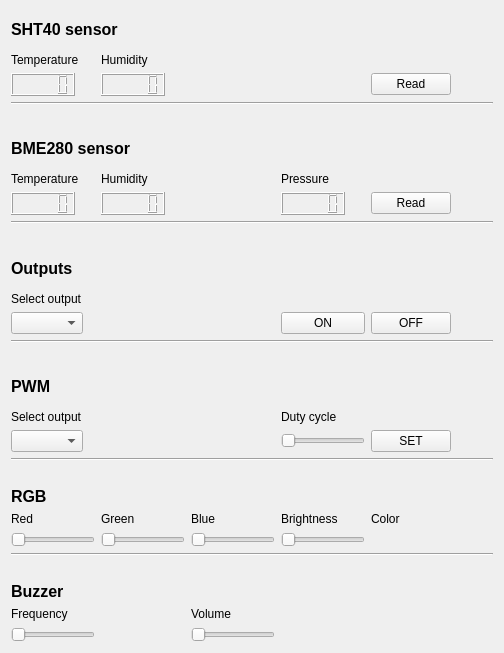
        <widget class="QWidget" name="scrollAreaWidgetContents_2">
         <property name="geometry">
          <rect>
           <x>0</x>
           <y>0</y>
           <width>504</width>
           <height>653</height>
          </rect>
         </property>
         <layout class="QGridLayout" name="gridLayout_8">
          <item row="13" column="4">
           <widget class="QPushButton" name="output_off_button_2">
            <property name="text">
             <string>OFF</string>
            </property>
           </widget>
          </item>
          <item row="14" column="0" colspan="6">
           <widget class="Line" name="line_10">
            <property name="orientation">
             <enum>Qt::Orientation::Horizontal</enum>
            </property>
           </widget>
          </item>
          <item row="11" column="0">
           <widget class="QLabel" name="outputs_label_2">
            <property name="font">
             <font>
              <pointsize>12</pointsize>
              <bold>true</bold>
             </font>
            </property>
            <property name="text">
             <string>Outputs</string>
            </property>
           </widget>
          </item>
          <item row="27" column="2">
           <widget class="QLabel" name="volume_label_2">
            <property name="sizePolicy">
             <sizepolicy hsizetype="Fixed" vsizetype="Fixed">
              <horstretch>0</horstretch>
              <verstretch>0</verstretch>
             </sizepolicy>
            </property>
            <property name="text">
             <string>Volume</string>
            </property>
           </widget>
          </item>
          <item row="18" column="4">
           <widget class="QPushButton" name="set_pwm_button_2">
            <property name="text">
             <string>SET</string>
            </property>
           </widget>
          </item>
          <item row="17" column="3">
           <widget class="QLabel" name="duty_cycle_label_2">
            <property name="sizePolicy">
             <sizepolicy hsizetype="Fixed" vsizetype="Fixed">
              <horstretch>0</horstretch>
              <verstretch>0</verstretch>
             </sizepolicy>
            </property>
            <property name="text">
             <string>Duty cycle</string>
            </property>
           </widget>
          </item>
          <item row="21" column="0">
           <widget class="QLabel" name="rgb_label_2">
            <property name="sizePolicy">
             <sizepolicy hsizetype="Fixed" vsizetype="Fixed">
              <horstretch>0</horstretch>
              <verstretch>0</verstretch>
             </sizepolicy>
            </property>
            <property name="font">
             <font>
              <pointsize>12</pointsize>
              <bold>true</bold>
             </font>
            </property>
            <property name="text">
             <string>RGB</string>
            </property>
           </widget>
          </item>
          <item row="2" column="4">
           <widget class="QPushButton" name="read_sht_button_2">
            <property name="text">
             <string>Read</string>
            </property>
           </widget>
          </item>
          <item row="18" column="3">
           <widget class="QSlider" name="set_duty_cycle_slider_2">
            <property name="sizePolicy">
             <sizepolicy hsizetype="Fixed" vsizetype="Fixed">
              <horstretch>0</horstretch>
              <verstretch>0</verstretch>
             </sizepolicy>
            </property>
            <property name="orientation">
             <enum>Qt::Orientation::Horizontal</enum>
            </property>
           </widget>
          </item>
          <item row="13" column="0">
           <widget class="QComboBox" name="select_output_box_2">
            <property name="sizePolicy">
             <sizepolicy hsizetype="Fixed" vsizetype="Fixed">
              <horstretch>0</horstretch>
              <verstretch>0</verstretch>
             </sizepolicy>
            </property>
           </widget>
          </item>
          <item row="15" column="0" colspan="6">
           <spacer name="horizontalSpacer_12">
            <property name="orientation">
             <enum>Qt::Orientation::Horizontal</enum>
            </property>
            <property name="sizeHint" stdset="0">
             <size>
              <width>526</width>
              <height>20</height>
             </size>
            </property>
           </spacer>
          </item>
          <item row="7" column="0">
           <widget class="QLCDNumber" name="bme_temperature_2">
            <property name="sizePolicy">
             <sizepolicy hsizetype="Fixed" vsizetype="Fixed">
              <horstretch>0</horstretch>
              <verstretch>0</verstretch>
             </sizepolicy>
            </property>
           </widget>
          </item>
          <item row="1" column="1" colspan="2">
           <widget class="QLabel" name="sht_humidity_label_2">
            <property name="sizePolicy">
             <sizepolicy hsizetype="Fixed" vsizetype="Fixed">
              <horstretch>0</horstretch>
              <verstretch>0</verstretch>
             </sizepolicy>
            </property>
            <property name="text">
             <string>Humidity</string>
            </property>
           </widget>
          </item>
          <item row="25" column="0" colspan="6">
           <spacer name="horizontalSpacer_13">
            <property name="orientation">
             <enum>Qt::Orientation::Horizontal</enum>
            </property>
            <property name="sizeHint" stdset="0">
             <size>
              <width>476</width>
              <height>20</height>
             </size>
            </property>
           </spacer>
          </item>
          <item row="9" column="0" colspan="6">
           <widget class="Line" name="line_11">
            <property name="orientation">
             <enum>Qt::Orientation::Horizontal</enum>
            </property>
           </widget>
          </item>
          <item row="23" column="4">
           <widget class="QLabel" name="current_color_2">
            <property name="text">
             <string/>
            </property>
           </widget>
          </item>
          <item row="6" column="1">
           <widget class="QLabel" name="bme_humidity_label_2">
            <property name="sizePolicy">
             <sizepolicy hsizetype="Fixed" vsizetype="Fixed">
              <horstretch>0</horstretch>
              <verstretch>0</verstretch>
             </sizepolicy>
            </property>
            <property name="text">
             <string>Humidity</string>
            </property>
           </widget>
          </item>
          <item row="22" column="0">
           <widget class="QLabel" name="red_label_2">
            <property name="sizePolicy">
             <sizepolicy hsizetype="Fixed" vsizetype="Fixed">
              <horstretch>0</horstretch>
              <verstretch>0</verstretch>
             </sizepolicy>
            </property>
            <property name="text">
             <string>Red</string>
            </property>
           </widget>
          </item>
          <item row="22" column="1">
           <widget class="QLabel" name="green_label_2">
            <property name="sizePolicy">
             <sizepolicy hsizetype="Fixed" vsizetype="Fixed">
              <horstretch>0</horstretch>
              <verstretch>0</verstretch>
             </sizepolicy>
            </property>
            <property name="text">
             <string>Green</string>
            </property>
           </widget>
          </item>
          <item row="12" column="0">
           <widget class="QLabel" name="output_select_label_2">
            <property name="sizePolicy">
             <sizepolicy hsizetype="Fixed" vsizetype="Fixed">
              <horstretch>0</horstretch>
              <verstretch>0</verstretch>
             </sizepolicy>
            </property>
            <property name="text">
             <string>Select output</string>
            </property>
           </widget>
          </item>
          <item row="19" column="0" colspan="6">
           <widget class="Line" name="line_12">
            <property name="orientation">
             <enum>Qt::Orientation::Horizontal</enum>
            </property>
           </widget>
          </item>
          <item row="18" column="0">
           <widget class="QComboBox" name="select_pwm_box_2">
            <property name="sizePolicy">
             <sizepolicy hsizetype="Fixed" vsizetype="Fixed">
              <horstretch>0</horstretch>
              <verstretch>0</verstretch>
             </sizepolicy>
            </property>
           </widget>
          </item>
          <item row="28" column="2">
           <widget class="QSlider" name="set_volume_slider_2">
            <property name="sizePolicy">
             <sizepolicy hsizetype="Fixed" vsizetype="Fixed">
              <horstretch>0</horstretch>
              <verstretch>0</verstretch>
             </sizepolicy>
            </property>
            <property name="orientation">
             <enum>Qt::Orientation::Horizontal</enum>
            </property>
           </widget>
          </item>
          <item row="3" column="0" colspan="6">
           <widget class="Line" name="line_13">
            <property name="orientation">
             <enum>Qt::Orientation::Horizontal</enum>
            </property>
           </widget>
          </item>
          <item row="10" column="0" colspan="6">
           <spacer name="horizontalSpacer_4">
            <property name="orientation">
             <enum>Qt::Orientation::Horizontal</enum>
            </property>
            <property name="sizeHint" stdset="0">
             <size>
              <width>337</width>
              <height>20</height>
             </size>
            </property>
           </spacer>
          </item>
          <item row="27" column="0">
           <widget class="QLabel" name="frequency_label_2">
            <property name="sizePolicy">
             <sizepolicy hsizetype="Fixed" vsizetype="Fixed">
              <horstretch>0</horstretch>
              <verstretch>0</verstretch>
             </sizepolicy>
            </property>
            <property name="text">
             <string>Frequency</string>
            </property>
           </widget>
          </item>
          <item row="5" column="0" colspan="2">
           <widget class="QLabel" name="bme_label_2">
            <property name="font">
             <font>
              <pointsize>12</pointsize>
              <bold>true</bold>
             </font>
            </property>
            <property name="text">
             <string>BME280 sensor</string>
            </property>
           </widget>
          </item>
          <item row="6" column="0">
           <widget class="QLabel" name="bme_temperature_label_2">
            <property name="sizePolicy">
             <sizepolicy hsizetype="Fixed" vsizetype="Fixed">
              <horstretch>0</horstretch>
              <verstretch>0</verstretch>
             </sizepolicy>
            </property>
            <property name="text">
             <string>Temperature</string>
            </property>
           </widget>
          </item>
          <item row="2" column="0">
           <widget class="QLCDNumber" name="sht_temperature_2">
            <property name="sizePolicy">
             <sizepolicy hsizetype="Fixed" vsizetype="Fixed">
              <horstretch>0</horstretch>
              <verstretch>0</verstretch>
             </sizepolicy>
            </property>
            <property name="styleSheet">
             <string notr="true"/>
            </property>
           </widget>
          </item>
          <item row="23" column="0">
           <widget class="QSlider" name="set_red_slider_2">
            <property name="sizePolicy">
             <sizepolicy hsizetype="Fixed" vsizetype="Fixed">
              <horstretch>0</horstretch>
              <verstretch>0</verstretch>
             </sizepolicy>
            </property>
            <property name="orientation">
             <enum>Qt::Orientation::Horizontal</enum>
            </property>
           </widget>
          </item>
          <item row="28" column="0">
           <widget class="QSlider" name="set_frequency_slider_2">
            <property name="sizePolicy">
             <sizepolicy hsizetype="Fixed" vsizetype="Fixed">
              <horstretch>0</horstretch>
              <verstretch>0</verstretch>
             </sizepolicy>
            </property>
            <property name="orientation">
             <enum>Qt::Orientation::Horizontal</enum>
            </property>
           </widget>
          </item>
          <item row="23" column="2">
           <widget class="QSlider" name="set_blue_slider_2">
            <property name="sizePolicy">
             <sizepolicy hsizetype="Fixed" vsizetype="Fixed">
              <horstretch>0</horstretch>
              <verstretch>0</verstretch>
             </sizepolicy>
            </property>
            <property name="orientation">
             <enum>Qt::Orientation::Horizontal</enum>
            </property>
           </widget>
          </item>
          <item row="2" column="1" colspan="2">
           <widget class="QLCDNumber" name="sht_humidity_2">
            <property name="sizePolicy">
             <sizepolicy hsizetype="Fixed" vsizetype="Fixed">
              <horstretch>0</horstretch>
              <verstretch>0</verstretch>
             </sizepolicy>
            </property>
           </widget>
          </item>
          <item row="23" column="1">
           <widget class="QSlider" name="set_green_slider_2">
            <property name="sizePolicy">
             <sizepolicy hsizetype="Fixed" vsizetype="Fixed">
              <horstretch>0</horstretch>
              <verstretch>0</verstretch>
             </sizepolicy>
            </property>
            <property name="orientation">
             <enum>Qt::Orientation::Horizontal</enum>
            </property>
           </widget>
          </item>
          <item row="17" column="0">
           <widget class="QLabel" name="pwm_select_label_2">
            <property name="text">
             <string>Select output</string>
            </property>
           </widget>
          </item>
          <item row="24" column="0" colspan="6">
           <widget class="Line" name="line_14">
            <property name="orientation">
             <enum>Qt::Orientation::Horizontal</enum>
            </property>
           </widget>
          </item>
          <item row="13" column="3">
           <widget class="QPushButton" name="output_on_button_2">
            <property name="text">
             <string>ON</string>
            </property>
           </widget>
          </item>
          <item row="20" column="0" colspan="6">
           <spacer name="horizontalSpacer_14">
            <property name="orientation">
             <enum>Qt::Orientation::Horizontal</enum>
            </property>
            <property name="sizeHint" stdset="0">
             <size>
              <width>526</width>
              <height>20</height>
             </size>
            </property>
           </spacer>
          </item>
          <item row="22" column="2">
           <widget class="QLabel" name="blue_label_2">
            <property name="sizePolicy">
             <sizepolicy hsizetype="Fixed" vsizetype="Fixed">
              <horstretch>0</horstretch>
              <verstretch>0</verstretch>
             </sizepolicy>
            </property>
            <property name="text">
             <string>Blue</string>
            </property>
           </widget>
          </item>
          <item row="22" column="4">
           <widget class="QLabel" name="color_label_2">
            <property name="sizePolicy">
             <sizepolicy hsizetype="Fixed" vsizetype="Fixed">
              <horstretch>0</horstretch>
              <verstretch>0</verstretch>
             </sizepolicy>
            </property>
            <property name="text">
             <string>Color</string>
            </property>
           </widget>
          </item>
          <item row="16" column="0">
           <widget class="QLabel" name="pwm_label_2">
            <property name="font">
             <font>
              <pointsize>12</pointsize>
              <bold>true</bold>
             </font>
            </property>
            <property name="text">
             <string>PWM</string>
            </property>
           </widget>
          </item>
          <item row="0" column="0" colspan="2">
           <widget class="QLabel" name="sht_label_2">
            <property name="font">
             <font>
              <pointsize>12</pointsize>
              <bold>true</bold>
             </font>
            </property>
            <property name="text">
             <string>SHT40 sensor</string>
            </property>
           </widget>
          </item>
          <item row="6" column="3">
           <widget class="QLabel" name="bme_pressure_label_2">
            <property name="sizePolicy">
             <sizepolicy hsizetype="Fixed" vsizetype="Fixed">
              <horstretch>0</horstretch>
              <verstretch>0</verstretch>
             </sizepolicy>
            </property>
            <property name="text">
             <string>Pressure</string>
            </property>
           </widget>
          </item>
          <item row="26" column="0">
           <widget class="QLabel" name="buzzer_label_2">
            <property name="sizePolicy">
             <sizepolicy hsizetype="Fixed" vsizetype="Fixed">
              <horstretch>0</horstretch>
              <verstretch>0</verstretch>
             </sizepolicy>
            </property>
            <property name="font">
             <font>
              <pointsize>12</pointsize>
              <bold>true</bold>
             </font>
            </property>
            <property name="text">
             <string>Buzzer</string>
            </property>
           </widget>
          </item>
          <item row="23" column="3">
           <widget class="QSlider" name="set_brightness_slider_2">
            <property name="sizePolicy">
             <sizepolicy hsizetype="Fixed" vsizetype="Fixed">
              <horstretch>0</horstretch>
              <verstretch>0</verstretch>
             </sizepolicy>
            </property>
            <property name="orientation">
             <enum>Qt::Orientation::Horizontal</enum>
            </property>
           </widget>
          </item>
          <item row="7" column="4">
           <widget class="QPushButton" name="read_bme_button_2">
            <property name="text">
             <string>Read</string>
            </property>
           </widget>
          </item>
          <item row="22" column="3">
           <widget class="QLabel" name="brightness_label_2">
            <property name="sizePolicy">
             <sizepolicy hsizetype="Fixed" vsizetype="Fixed">
              <horstretch>0</horstretch>
              <verstretch>0</verstretch>
             </sizepolicy>
            </property>
            <property name="text">
             <string>Brightness</string>
            </property>
           </widget>
          </item>
          <item row="4" column="0" colspan="6">
           <spacer name="horizontalSpacer_7">
            <property name="orientation">
             <enum>Qt::Orientation::Horizontal</enum>
            </property>
            <property name="sizeHint" stdset="0">
             <size>
              <width>520</width>
              <height>20</height>
             </size>
            </property>
           </spacer>
          </item>
          <item row="7" column="1" colspan="2">
           <widget class="QLCDNumber" name="bme_humidity_2">
            <property name="sizePolicy">
             <sizepolicy hsizetype="Fixed" vsizetype="Fixed">
              <horstretch>0</horstretch>
              <verstretch>0</verstretch>
             </sizepolicy>
            </property>
           </widget>
          </item>
          <item row="1" column="0">
           <widget class="QLabel" name="sht_temperature_label_2">
            <property name="sizePolicy">
             <sizepolicy hsizetype="Fixed" vsizetype="Fixed">
              <horstretch>0</horstretch>
              <verstretch>0</verstretch>
             </sizepolicy>
            </property>
            <property name="text">
             <string>Temperature</string>
            </property>
           </widget>
          </item>
          <item row="7" column="3">
           <widget class="QLCDNumber" name="bme_pressure_2">
            <property name="sizePolicy">
             <sizepolicy hsizetype="Fixed" vsizetype="Fixed">
              <horstretch>0</horstretch>
              <verstretch>0</verstretch>
             </sizepolicy>
            </property>
           </widget>
          </item>
         </layout>
        </widget>
